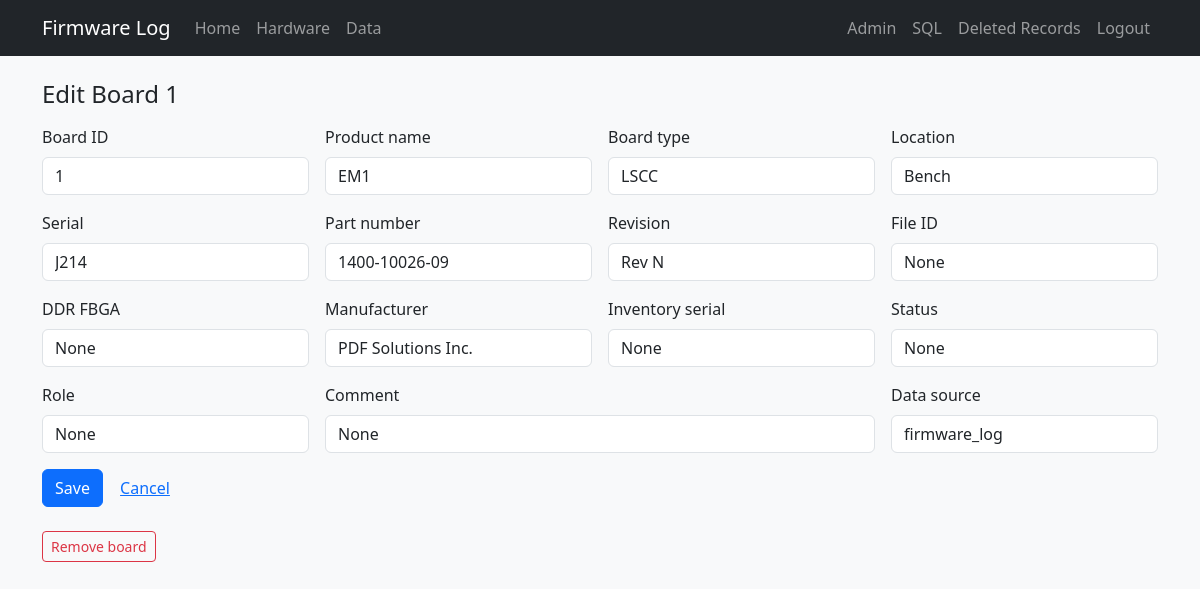
The app's page /admin/board/1/edit (signed in), older data.
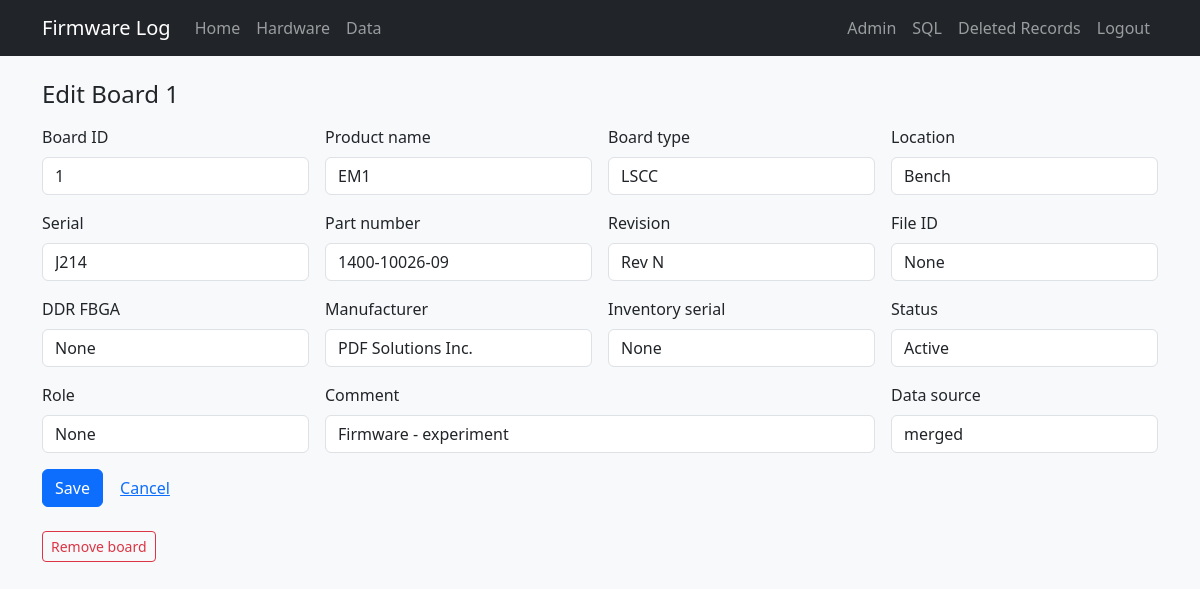
The same page, newer data.
### tables this page shows
CREATE TABLE "boards" (
                board_id      INTEGER PRIMARY KEY,
                tool          TEXT,
                board_slot    TEXT,
                manufacturer  TEXT NOT NULL DEFAULT 'PDF Solutions Inc.',
                board_name    TEXT NOT NULL,
                serial        TEXT NOT NULL,
                part_number   TEXT,
                revision      TEXT,
                file_id       TEXT,
                product_name  TEXT NOT NULL,
                ddr_fbga      TEXT
            , inventory_serial TEXT, status TEXT, role TEXT, comment TEXT, open_item TEXT, po TEXT, modified_by TEXT, source_updated_at TEXT, data_source TEXT, dc_status TEXT, ac_status TEXT, gcal_status TEXT, adc_status TEXT, eeprom_status TEXT);

### app.py (the view, shortened to what this page needs)
@app.route("/admin/board/<int:board_id>/edit", methods=["GET", "POST"])
@login_required
def admin_board_edit(board_id):
    board = db.get_board(board_id)
    if not board:
        flash("Board not found.", "danger")
        return redirect(url_for("admin_index"))
    return render_template("admin/board_form.html", board=board, next_id=board_id)

### app.py (called while the page is built)
def login_required(view):
    @wraps(view)
    def wrapped(*args, **kwargs):
        if not session.get("admin"):
            flash("Admin login required.", "warning")
            return redirect(url_for("admin_login", next=request.url))
        return view(*args, **kwargs)
    return wrapped

### db.py (called while the page is built)
def dict_row(cursor, row):
    return {col[0]: row[i] for i, col in enumerate(cursor.description)}

@contextmanager
def get_db():
    conn = sqlite3.connect(DATABASE)
    conn.row_factory = dict_row
    try:
        yield conn
    finally:
        conn.close()

def fetch_one(query, params=()):
    with get_db() as conn:
        return conn.execute(query, params).fetchone()

def get_board(board_id):
    return fetch_one("SELECT * FROM boards WHERE board_id = ?", (board_id,))

### templates/admin/board_form.html (shortened to what this page needs)
{% extends "base.html" %}
{% block content %}
<h1 class="h4 mb-3">{% if board %}Edit Board {{ board.board_id }}{% else %}Add Board{% endif %}</h1>
<form method="post" class="row g-3">
  <div class="col-md-3">
    <label class="form-label">Board ID</label>
    <input type="number" class="form-control" name="board_id" value="{{ board.board_id if board else next_id }}" {% if board %}readonly{% endif %} required>
  </div>
  <div class="col-md-3">
    <label class="form-label">Product name</label>
    <input type="text" class="form-control" name="product_name" value="{{ board.product_name if board else '' }}" placeholder="ES4, EM1, OBJ" required>
  </div>
  <div class="col-md-3">
    <label class="form-label">Board type</label>
    <input type="text" class="form-control" name="board_name" value="{{ board.board_name if board else '' }}" placeholder="USF, LSF, LSCC" required>
  </div>
  <div class="col-md-3">
    <label class="form-label">Location</label>
    <input type="text" class="form-control" name="tool" value="{{ board.tool if board else '' }}" placeholder="Tool9, Bench">
  </div>
  <div class="col-md-3">
    <label class="form-label">Serial</label>
    <input type="text" class="form-control" name="serial" value="{{ board.serial if board else '' }}" required>
  </div>
  <div class="col-md-3">
    <label class="form-label">Part number</label>
    <input type="text" class="form-control" name="part_number" value="{{ board.part_number if board else '' }}">
  </div>
  <div class="col-md-3">
    <label class="form-label">Revision</label>
    <input type="text" class="form-control" name="revision" value="{{ board.revision if board else '' }}" placeholder="Rev D">
  </div>
  <div class="col-md-3">
    <label class="form-label">File ID</label>
    <input type="text" class="form-control" name="file_id" value="{{ board.file_id if board else '' }}" placeholder="CCB local-IO EEPROM 0x50">
  </div>
  <div class="col-md-3">
    <label class="form-label">DDR FBGA</label>
    <input type="text" class="form-control" name="ddr_fbga" value="{{ board.ddr_fbga if board else '' }}">
  </div>
  <div class="col-md-3">
    <label class="form-label">Manufacturer</label>
    <input type="text" class="form-control" name="manufacturer" value="{{ board.manufacturer if board else 'PDF Solutions Inc.' }}">
  </div>
  <div class="col-md-3">
    <label class="form-label">Inventory serial</label>
    <input type="text" class="form-control" name="inventory_serial" value="{{ board.inventory_serial if board else '' }}">
  </div>
  <div class="col-md-3">
    <label class="form-label">Status</label>
    <input type="text" class="form-control" name="status" value="{{ board.status if board else '' }}" placeholder="Active, Repair">
  </div>
  <div class="col-md-3">
    <label class="form-label">Role</label>
    <input type="text" class="form-control" name="role" value="{{ board.role if board else '' }}">
  </div>
  <div class="col-md-6">
    <label class="form-label">Comment</label>
    <input type="text" class="form-control" name="comment" value="{{ board.comment if board else '' }}">
  </div>
  <div class="col-md-3">
    <label class="form-label">Data source</label>
    <input type="text" class="form-control" name="data_source" value="{{ board.data_source if board else '' }}" placeholder="firmware_log">
  </div>
  <div class="col-12">
    <button type="submit" class="btn btn-primary">Save</button>
    <a href="{{ url_for('admin_index') }}" class="btn btn-link">Cancel</a>
  </div>
</form>
{% if board %}
<form method="post" action="{{ url_for('admin_board_delete', board_id=board.board_id) }}" class="mt-4"
      onsubmit="return confirm('Move this board and all its firmware history to deleted records?')">
  <button type="submit" class="btn btn-outline-danger btn-sm">Remove board</button>
</form>
{% endif %}
{% endblock %}

Row changes from the older to the newer data that the page shows:
changed boards "EM1": status (not shown) → "Active"; comment (not shown) → "Firmware - experiment"; data_source "firmware_log" → "merged"
Text that changed along with them:
form field status: "None" → (not shown)
form field comment: "None" → (not shown)
